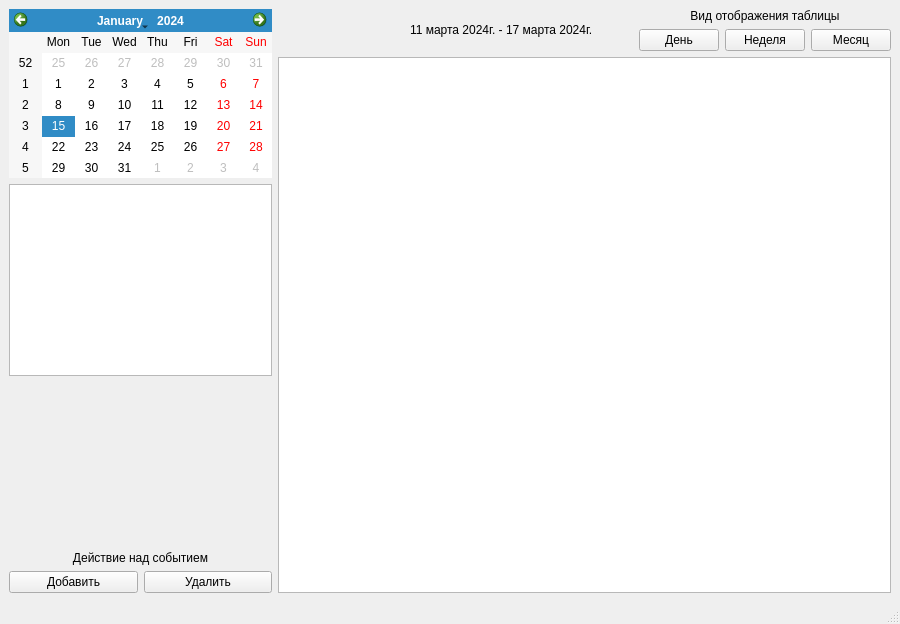
<?xml version="1.0" encoding="UTF-8"?>
<ui version="4.0">
 <class>MainWindow</class>
 <widget class="QMainWindow" name="MainWindow">
  <property name="geometry">
   <rect>
    <x>0</x>
    <y>0</y>
    <width>900</width>
    <height>624</height>
   </rect>
  </property>
  <property name="windowTitle">
   <string>Planner</string>
  </property>
  <widget class="QWidget" name="centralwidget">
   <layout class="QHBoxLayout" name="horizontalLayout_7">
    <item>
     <layout class="QVBoxLayout" name="verticalLayout_2">
      <item>
       <widget class="QCalendarWidget" name="calendar">
        <property name="maximumSize">
         <size>
          <width>275</width>
          <height>200</height>
         </size>
        </property>
       </widget>
      </item>
      <item>
       <widget class="QListWidget" name="action_list">
        <property name="maximumSize">
         <size>
          <width>275</width>
          <height>16777215</height>
         </size>
        </property>
       </widget>
      </item>
      <item>
       <spacer name="verticalSpacer">
        <property name="orientation">
         <enum>Qt::Vertical</enum>
        </property>
        <property name="sizeHint" stdset="0">
         <size>
          <width>20</width>
          <height>40</height>
         </size>
        </property>
       </spacer>
      </item>
      <item>
       <layout class="QVBoxLayout" name="verticalLayout_4">
        <item>
         <widget class="QLabel" name="action_table_label">
          <property name="maximumSize">
           <size>
            <width>16777215</width>
            <height>30</height>
           </size>
          </property>
          <property name="text">
           <string>Действие над событием</string>
          </property>
          <property name="alignment">
           <set>Qt::AlignCenter</set>
          </property>
         </widget>
        </item>
        <item>
         <layout class="QHBoxLayout" name="horizontalLayout_6">
          <property name="sizeConstraint">
           <enum>QLayout::SetMinimumSize</enum>
          </property>
          <item>
           <widget class="QPushButton" name="action_create">
            <property name="text">
             <string>Добавить</string>
            </property>
           </widget>
          </item>
          <item>
           <widget class="QPushButton" name="action_delete">
            <property name="text">
             <string>Удалить</string>
            </property>
           </widget>
          </item>
         </layout>
        </item>
       </layout>
      </item>
     </layout>
    </item>
    <item>
     <layout class="QVBoxLayout" name="verticalLayout_5">
      <item>
       <layout class="QHBoxLayout" name="horizontalLayout_4">
        <property name="sizeConstraint">
         <enum>QLayout::SetMinimumSize</enum>
        </property>
        <item>
         <layout class="QHBoxLayout" name="horizontalLayout_10">
          <item>
           <widget class="QPushButton" name="view_left">
            <property name="text">
             <string/>
            </property>
            <property name="flat">
             <bool>true</bool>
            </property>
           </widget>
          </item>
          <item>
           <widget class="QPushButton" name="view_right">
            <property name="text">
             <string/>
            </property>
            <property name="flat">
             <bool>true</bool>
            </property>
           </widget>
          </item>
         </layout>
        </item>
        <item>
         <spacer name="horizontalSpacer_2">
          <property name="orientation">
           <enum>Qt::Horizontal</enum>
          </property>
          <property name="sizeHint" stdset="0">
           <size>
            <width>40</width>
            <height>20</height>
           </size>
          </property>
         </spacer>
        </item>
        <item>
         <widget class="QLabel" name="date_table">
          <property name="maximumSize">
           <size>
            <width>16777215</width>
            <height>30</height>
           </size>
          </property>
          <property name="text">
           <string>11 марта 2024г. - 17 марта 2024г.</string>
          </property>
         </widget>
        </item>
        <item>
         <spacer name="horizontalSpacer">
          <property name="orientation">
           <enum>Qt::Horizontal</enum>
          </property>
          <property name="sizeHint" stdset="0">
           <size>
            <width>40</width>
            <height>20</height>
           </size>
          </property>
         </spacer>
        </item>
        <item>
         <layout class="QVBoxLayout" name="verticalLayout_3">
          <item>
           <widget class="QLabel" name="view_table_label">
            <property name="maximumSize">
             <size>
              <width>16777215</width>
              <height>30</height>
             </size>
            </property>
            <property name="text">
             <string>Вид отображения таблицы</string>
            </property>
            <property name="alignment">
             <set>Qt::AlignCenter</set>
            </property>
           </widget>
          </item>
          <item>
           <layout class="QHBoxLayout" name="horizontalLayout_5">
            <property name="sizeConstraint">
             <enum>QLayout::SetMinimumSize</enum>
            </property>
            <item>
             <widget class="QPushButton" name="view_day">
              <property name="text">
               <string>День</string>
              </property>
             </widget>
            </item>
            <item>
             <widget class="QPushButton" name="view_week">
              <property name="text">
               <string>Неделя</string>
              </property>
             </widget>
            </item>
            <item>
             <widget class="QPushButton" name="view_month">
              <property name="text">
               <string>Месяц</string>
              </property>
             </widget>
            </item>
           </layout>
          </item>
         </layout>
        </item>
       </layout>
      </item>
      <item>
       <widget class="QTableWidget" name="table"/>
      </item>
     </layout>
    </item>
   </layout>
  </widget>
  <widget class="QMenuBar" name="menubar">
   <property name="geometry">
    <rect>
     <x>0</x>
     <y>0</y>
     <width>900</width>
     <height>22</height>
    </rect>
   </property>
  </widget>
  <widget class="QStatusBar" name="statusbar"/>
 </widget>
 <resources/>
 <connections/>
</ui>
